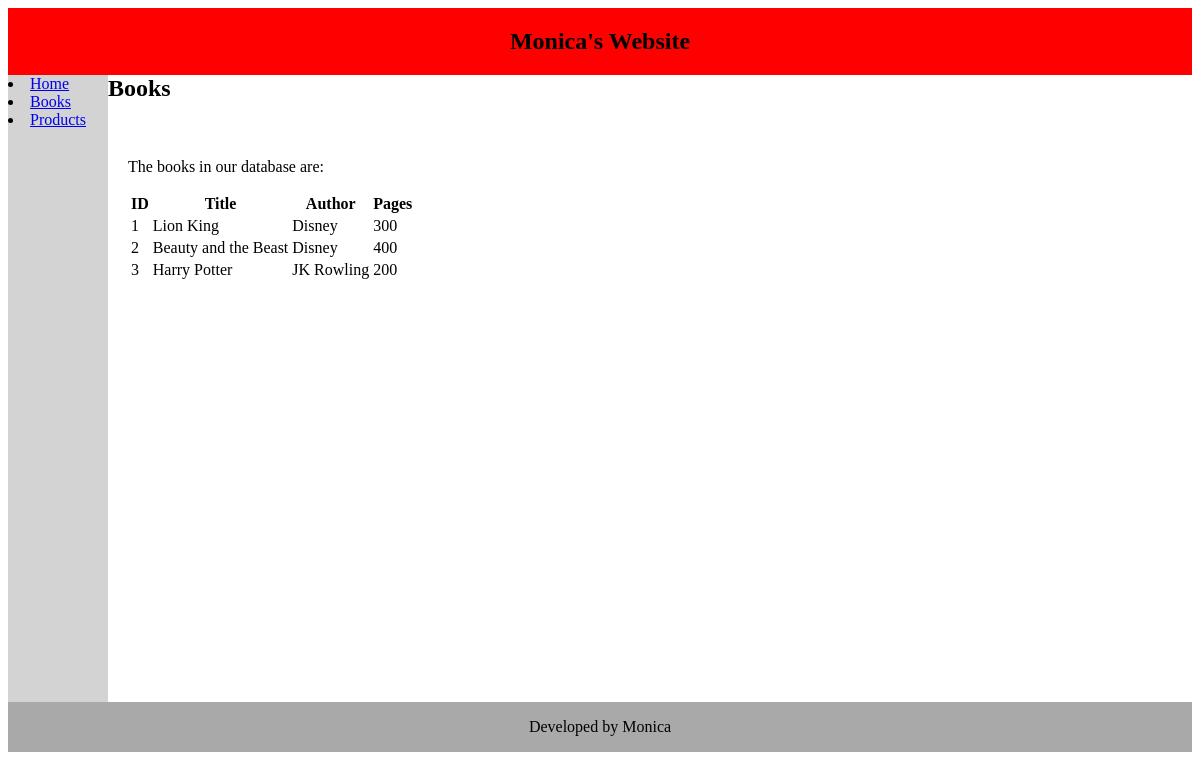
Page /basicapp/books/ on the earlier database version.
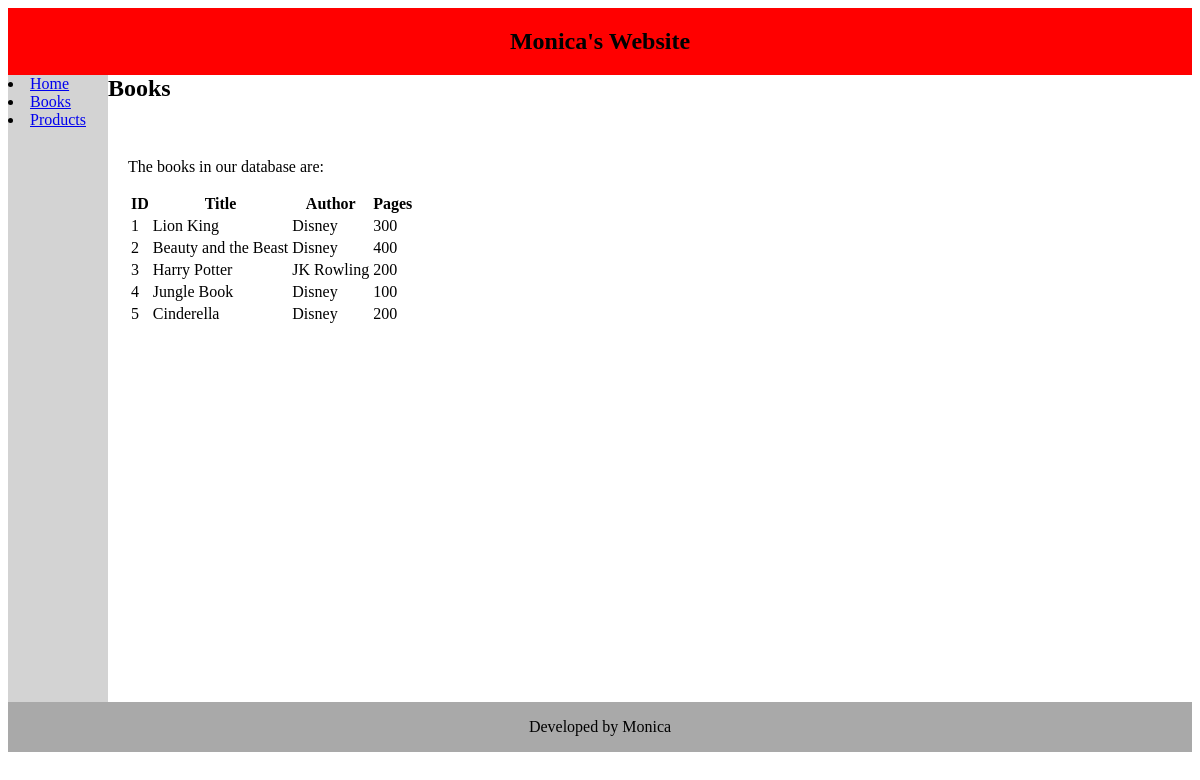
Same page on the later database version.
### basicApp/models.py (models this page shows, shortened)
class Book (models.Model):
	title = models.CharField(max_length=40, blank=False)
	author = models.CharField(max_length=20, blank=False)
	pages = models.IntegerField(blank=False)

### basicApp/views.py (the view)
# urls.py: path('books/', views.books, name='books'),
def books(request):
	booksQuerySet = Book.objects.all()
	return render(request, 'books.html', {'booksQS': booksQuerySet})

### basicApp/templates/books.html (shortened to what this page needs)
{% extends 'pageLayout.html' %}
{% block childsContentTitle %}
	Books
{% endblock childsContentTitle %}
{% block childPageContent %}
	<p>
		The books in our database are:
	</p>
	<table>
		<tr>
			<th>
				ID
			</th>
			<th>
				Title
			</th>
			<th>
				Author
			</th>
			<th>
				Pages
			</th>
		</tr>
		{% for book in booksQS %}
			<tr>
				<td>
					{{book.id}}
				</td>
				<td>
					{{book.title}}
				</td>
				<td>
					{{book.author}}
				</td>
				<td>
					{{book.pages}}
				</td>
			</tr>
		{% endfor %}
	</table>
{% endblock childPageContent %}

### basicApp/templates/pageLayout.html (shortened to what this page needs)
{% load static %}
<html>
	<head>
	</head>
	<body>
		{% block parentsBody %}
			<div class="main_container">
				{% block parentsTopNavigation %}
					{% include "pageNavigation/top_navigation.html" %}
				{% endblock parentsTopNavigation%}
				<div class="container_sidebar_and_content">
				 	{% block parentsSidebar %}
						{% include "pageNavigation/sidebar.html" %}
					{% endblock parentsSidebar %}
					<div class="content" style="height:80%;">
						<div class="content_title">
							<h2>
								{% block childsContentTitle %}
								{% endblock childsContentTitle %}
							</h2>
						</div>
						<div class="content_actual" style="float:left; width:88%; margin: 20px;">
							{% block childPageContent %}
							{% endblock childPageContent %}
						</div>
					</div>
				</div>
				{% block parentsFooter %}
					{% include "pageNavigation/footer.html" %}
				{% endblock parentsFooter %}
			</div>
		{% endblock parentsBody %}
	</body>
</html>

### basicApp/templates/pageNavigation/top_navigation.html
<div class="topNavigation" style="height=100px; float: left; text-align: center; background-color: red; width: 100%;">
    <h2>Monica's Website</h2>
</div>

### basicApp/templates/pageNavigation/sidebar.html (shortened to what this page needs)
<div class="sidebar"style="float:left; height: 80%; width: 100px; background-color: lightgrey;">
		<li>
			<a href="{% url 'home' %}">Home</a>
		</li>
		<li>
			<a href="{% url 'books' %}">Books</a>
		</li>
		<li>
			<a href="{% url 'productz' %}">Products</a>
		</li>
</div>

### basicApp/templates/pageNavigation/footer.html
<footer class="footer" style="height=100px; float: left; text-align: center; background-color: darkgrey; width: 100%;">
  <div>
	  	<p>
			Developed by Monica
		</p>
  </div>
</footer>

Differences in the rows shown:
added Book: id "4", title "Jungle Book", author "Disney", pages "100"
added Book: id "5", title "Cinderella", author "Disney", pages "200"
